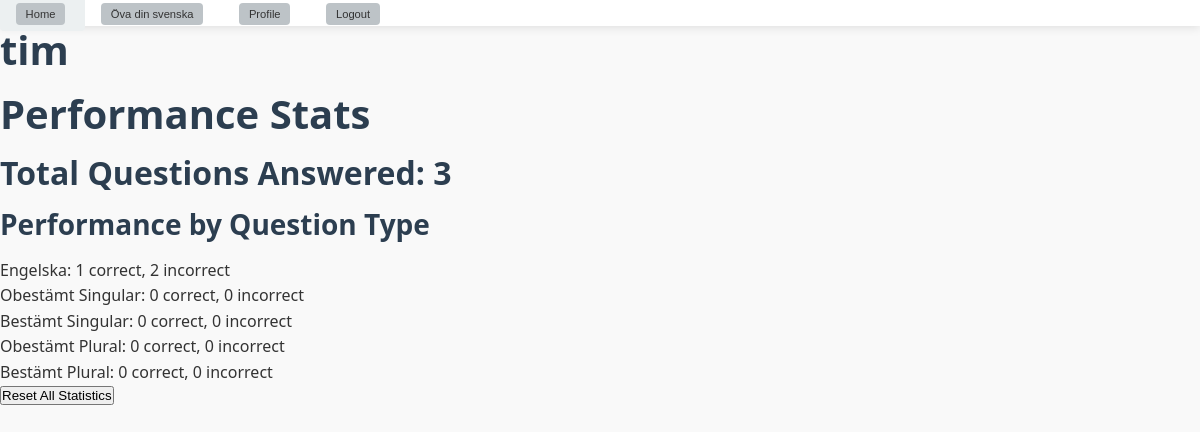
Page /accounts/profile/ (signed in) on the committed database.
### accounts/models.py (models this page shows, shortened)
class CustomUser(AbstractUser):
    total_answered = models.IntegerField(default=0)
    total_substantiv_answered = models.IntegerField(default=0)
    total_verb_answered = models.IntegerField(default=0)
    engelska_correct = models.IntegerField(default=0)
    engelska_incorrect = models.IntegerField(default=0)
    obestamt_singular_correct = models.IntegerField(default=0)
    obestamt_singular_incorrect = models.IntegerField(default=0)
    bestamt_singular_correct = models.IntegerField(default=0)
    bestamt_singular_incorrect = models.IntegerField(default=0)
    obestamt_plural_correct = models.IntegerField(default=0)
    obestamt_plural_incorrect = models.IntegerField(default=0)
    bestamt_plural_correct = models.IntegerField(default=0)
    bestamt_plural_incorrect = models.IntegerField(default=0)
    infinitv_correct = models.IntegerField(default=0)
    infinitiv_incorrect = models.IntegerField(default=0)
    presens_correct = models.IntegerField(default=0)
    presens_incorrect = models.IntegerField(default=0)
    imperativ_correct = models.IntegerField(default=0)
    imperativ_incorrect = models.IntegerField(default=0)
    preteritum_correct = models.IntegerField(default=0)
    preteritum_incorrect = models.IntegerField(default=0)
    perfekt_correct = models.IntegerField(default=0)
    perfekt_incorrect = models.IntegerField(default=0)
    pluskvamperfekt_correct = models.IntegerField(default=0)
    pluskvamperfekt_incorrect = models.IntegerField(default=0)
    groups = models.ManyToManyField(
        'auth.Group',
        related_name='custom_user_set',
        blank=True,
        help_text='The groups this user belongs to.',
        verbose_name='groups'
    )
    user_permissions = models.ManyToManyField(
        'auth.Permission',
        related_name='custom_user_permissions_set',
        blank=True,
        help_text='Specific permissions for this user.',
        verbose_name='user permissions'
    )

### accounts/views.py (the view)
# urls.py: path('profile/', views.profile_view, name='profile'),
def profile_view(request):
    user = request.user
    return render(request, 'profile.html', {'user': user})

### accounts/templates/profile.html (shortened to what this page needs)
{% extends "base.html" %}
{% load static %}
{% block content %}
<body>
    <h1>{{ user.username }}</h1>
    <h1>Performance Stats</h2>
    <h2>Total Questions Answered: {{ user.total_answered }}</h2>
    <h3>Performance by Question Type</h3>
    <ul>
        <li>Engelska: {{ user.engelska_correct }} correct, {{ user.engelska_incorrect }} incorrect</li>
        <li>Obestämt Singular: {{ user.obestamt_singular_correct }} correct, {{ user.obestamt_singular_incorrect }} incorrect</li>
        <li>Bestämt Singular: {{ user.bestamt_singular_correct }} correct, {{ user.bestamt_singular_incorrect }} incorrect</li>
        <li>Obestämt Plural: {{ user.obestamt_plural_correct }} correct, {{ user.obestamt_plural_incorrect }} incorrect</li>
        <li>Bestämt Plural: {{ user.bestamt_plural_correct }} correct, {{ user.bestamt_plural_incorrect }} incorrect</li>
    </ul>
    <form method="post" action="{% url 'reset_stats' %}" onsubmit="return confirm('Are you sure you want to reset all your statistics? This action cannot be undone.');">
        <button type="submit">Reset All Statistics</button>
    </form>
</body>
{% endblock %}

### timpage/static/base.css (style rules this page uses)
:root { --primary-color: #006AA7; --primary-hover: #6293af; --secondary-color: #FECC02; --secondary-hover: #ffdd57; --accent-color: #e74c3c; --accent-hover: #c0392b; --dark-color: #2c3e50; --light-color: #ecf0f1; --medium-color: #bdc3c7; --text-color: #333; --text-light: #7f8c8d; --border-radius: 4px; --box-shadow: 0 2px 10px rgba(0, 0, 0, 0.1); --transition: all 0.3s ease; }
* { margin: 0; padding: 0; box-sizing: border-box; }
html { font-size: 16px; scroll-behavior: smooth; }
body { font-family: 'Segoe UI', Tahoma, Geneva, Verdana, sans-serif; line-height: 1.6; color: var(--text-color); background-color: #f9f9f9; }
h1, h2, h3, h4, h5, h6 { line-height: 1.2; margin-bottom: 1rem; color: var(--dark-color); }
h1 { font-size: 2.5rem; }
h2 { font-size: 2rem; }
h3 { font-size: 1.75rem; }

### rows in the picture
CustomUser: username "tim", total_answered "3", engelska_correct "1", engelska_incorrect "2", obestamt_singular_correct "0", obestamt_singular_incorrect "0", bestamt_singular_correct "0", bestamt_singular_incorrect "0", obestamt_plural_correct "0", obestamt_plural_incorrect "0", bestamt_plural_correct "0", bestamt_plural_incorrect "0"
